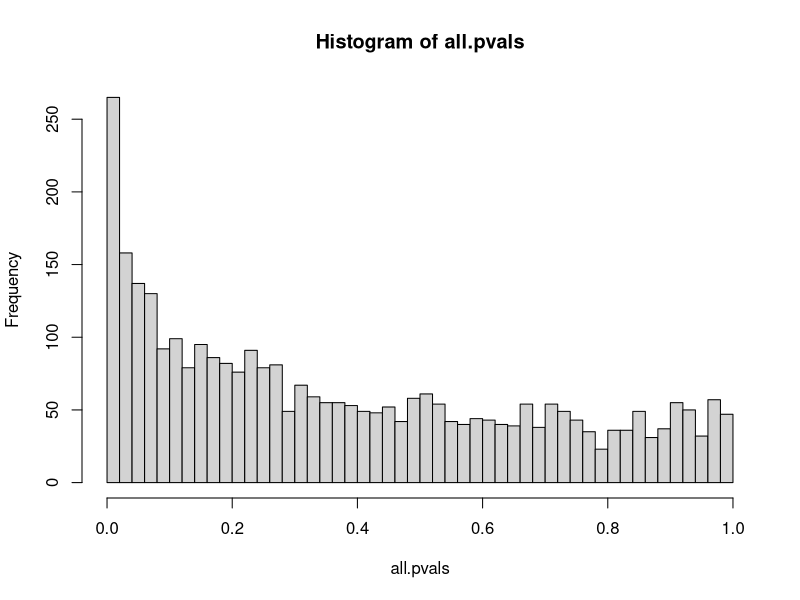
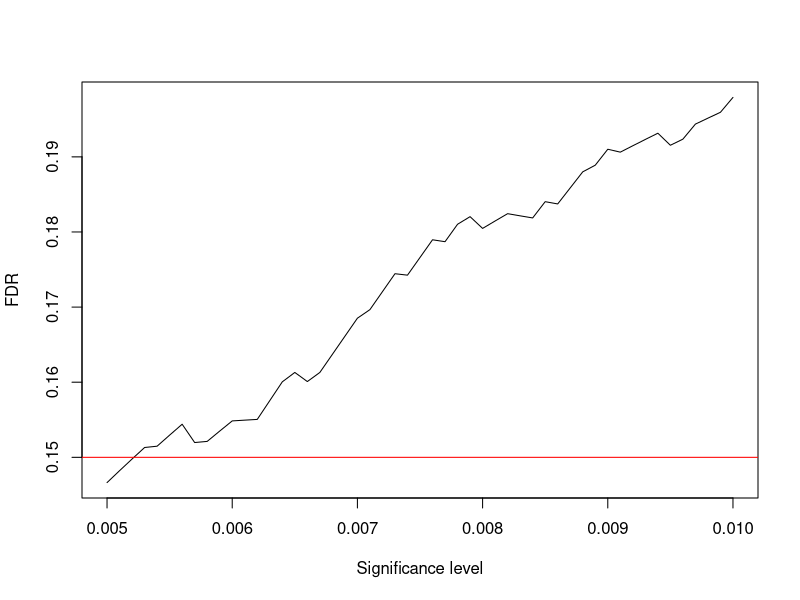

Generate these figures, in order, with R:
## ---- chunk 1
sig.level <- 0.05
1-(1-sig.level)^3226
## ---- chunk 2
format(round(sig.level/3226,6), scientific = FALSE)
## ---- chunk 3
cancer <- read.table("data/hedenfalk.txt", header = FALSE)
# data from here: https://myweb.uiowa.edu/pbreheny/data/hedenfalk.html
# info on website is transposed:
# one column per gene
# first columns contains mutation information
# first row gen ID
# isolate the gene expression ratios
dat <- cancer[2:dim(cancer)[1],2:dim(cancer)[2]]
# transpose to have one gene per row
dat <- t(dat)
# mutation information
mutations <- cancer[-1,1]
## ---- chunk 4
# calculate all p-values
all.pvals <- apply(dat,1 , function (x) t.test(x[mutations == "BRCA1"],x[mutations == "BRCA2"], var.equal=FALSE)$p.value)
hist(all.pvals,40)
sum(all.pvals < sig.level)
sum(all.pvals < sig.level/dim(dat)[1])
## ---- chunk 5
round(dim(dat)[1]*sig.level/sum(all.pvals < sig.level),3)
## ---- chunk 6
targetFDR <- 0.15
sig.levels <- seq(0.005,0.01, by=0.0001)
allfdr <- NULL
for ( i in 1: length(sig.levels)){
  allfdr <- c(allfdr,dim(dat)[1]*sig.levels[i]/sum(all.pvals < sig.levels[i]))}
plot(sig.levels,allfdr,type='l', xlab = "Significance level", ylab = "FDR") +
abline(h = 0.15, col = "red")
allfdr[1:5]
sig.levelFDR <- sig.levels[3]
sig.levelFDR
sum(all.pvals < sig.level/dim(dat)[1])
sum(all.pvals < sig.levelFDR)

sum(p.adjust(all.pvals, method ="bonferroni") < sig.level)
sum(p.adjust(all.pvals, method ="BH") < .15)

